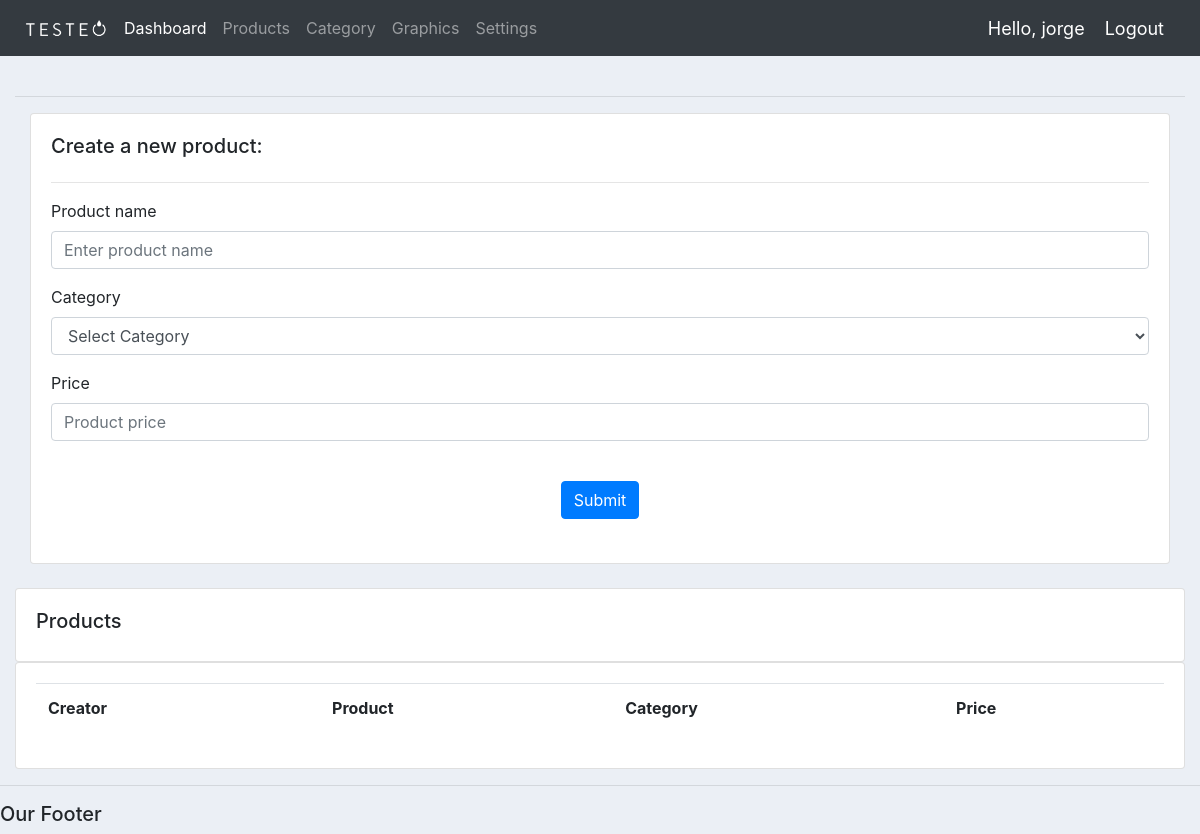
Before: /products_/ (signed in) with the older database file.
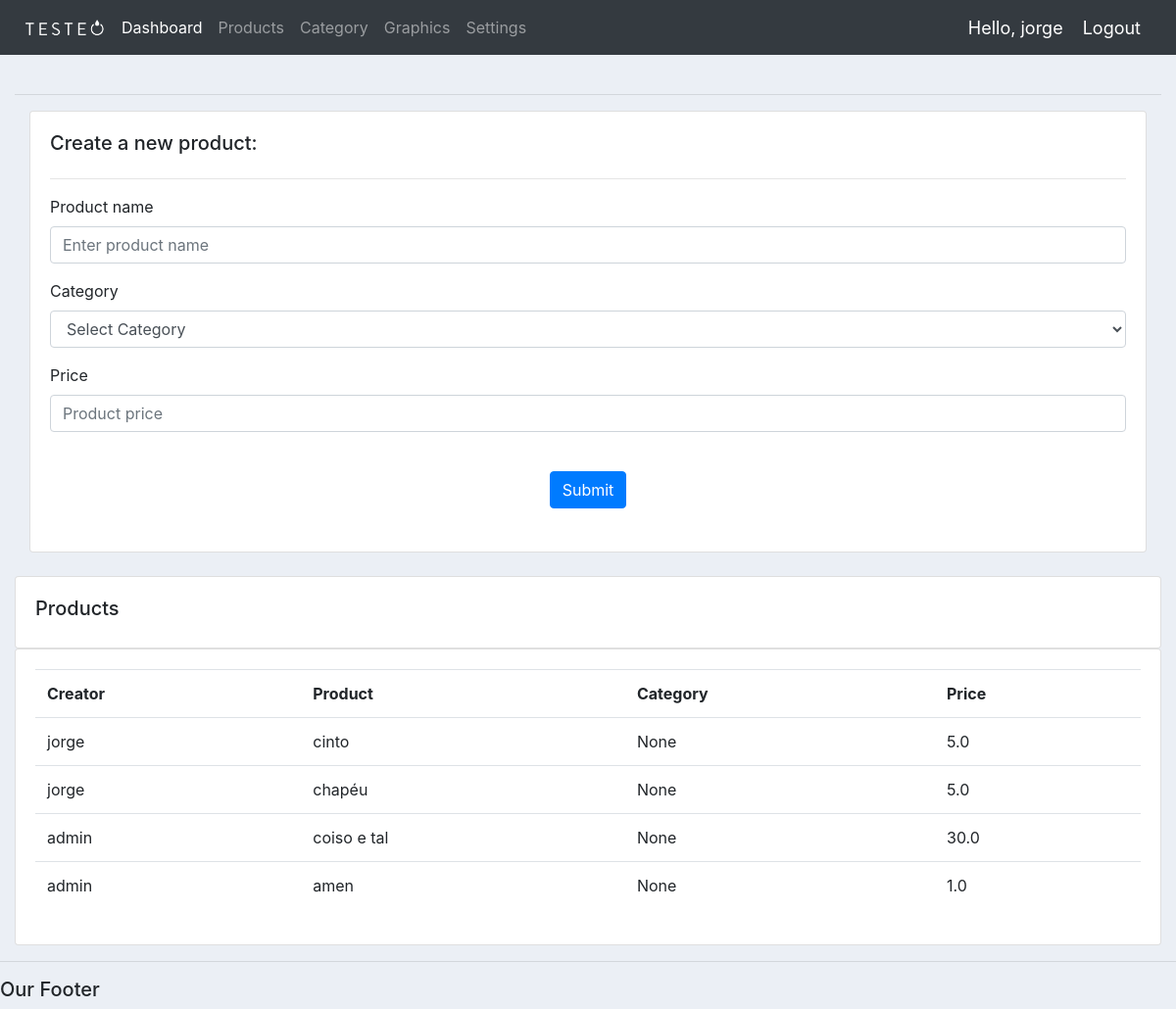
After: the same page with the newer database file.
### accounts/models.py (models this page shows, shortened)
class Product(models.Model):
	user = models.CharField(max_length=200, default="")
	name = models.CharField(max_length=200)
	price = models.FloatField()
	category = models.ForeignKey(Category, null=True, blank=True, on_delete=models.CASCADE)
	description = models.CharField(max_length=200, null=True, blank=True)
	date_created = models.DateTimeField(auto_now_add=True, null=True)
	tags = models.ManyToManyField(Tag)

### accounts/decorators.py (the view)
		def wrapper_func(request, *args, **kwargs):
			group = None
			if request.user.groups.exists():
				group = request.user.groups.all()[0].name
			if group in allowed_roles:
				return view_func(request, *args, **kwargs)
			else:
				return HttpResponse('You are not authorized to view this page')

### accounts/views.py (called while the page is built)
@login_required(login_url='login')
@allowed_users(allowed_roles=['customer'])
def products_(request):
	user = request.user
	products = Product.objects.all()
	context = {'products':products, 'username':user}
	return render(request, 'accounts/products_.html', context)

### accounts/templates/accounts/products_.html (shortened to what this page needs)
{% extends 'accounts/main.html' %}
{% block content %}
    <br>
    <hr>
                <div class="col-md">
                    <div class="card card-body">
                        <h5>Create a new product:</h5>
                        <hr>
                            <div class="form-group mb-3">
                                <label>Product name</label>
                                <input type="text" class="form-control" name="name" placeholder="Enter product name" id="prod_name">
                            </div>
                            <div class="form-group mb-3">
                                <label>Category</label>
                                <select id="prod_cat" name="category" class="form-control">
                                    <option value="">Select Category</option>
                                </select>
                            </div>
                            <div class="form-group mb-3">
                                <label>Price</label>
                                <input type="number" class="form-control" name="price" placeholder="Product price" id="prod_price">
                            </div>
                            <div class="text-center mt-4">
                                <button type="submit" class="btn btn-primary" onclick="create_product()">Submit</button>
                            </div>
                        <br>
                    </div>
                </div>
            <br>
    <div class="row">
        <div class="col-md">
            <div class="card card-body">
                <h5>Products</h5>
            </div>
            <div class="card card-body">
                <table class="table">
                    <tr>
                        <th>Creator</th>
                        <th>Product</th>
                        <th>Category</th>
                        <th>Price</th>
                    </tr>
                    {% for i in products %}
                        <tr>
                            <td>{{i.user}}</td>
                            <td>{{i.name}}</td>
                            <td>{{i.category}}</td>
                            <td>{{i.price}}</td>
                        </tr>
                    {% endfor %}
                </table>
            </div>
        </div>
    </div>
{% endblock content%}

Changed rows visible on the page:
added Product: user "jorge", name "cinto", category "None", price "5.0"
added Product: user "jorge", name "chapéu", category "None", price "5.0"
added Product: user "admin", name "coiso e tal", category "None", price "30.0"
added Product: user "admin", name "amen", category "None", price "1.0"
